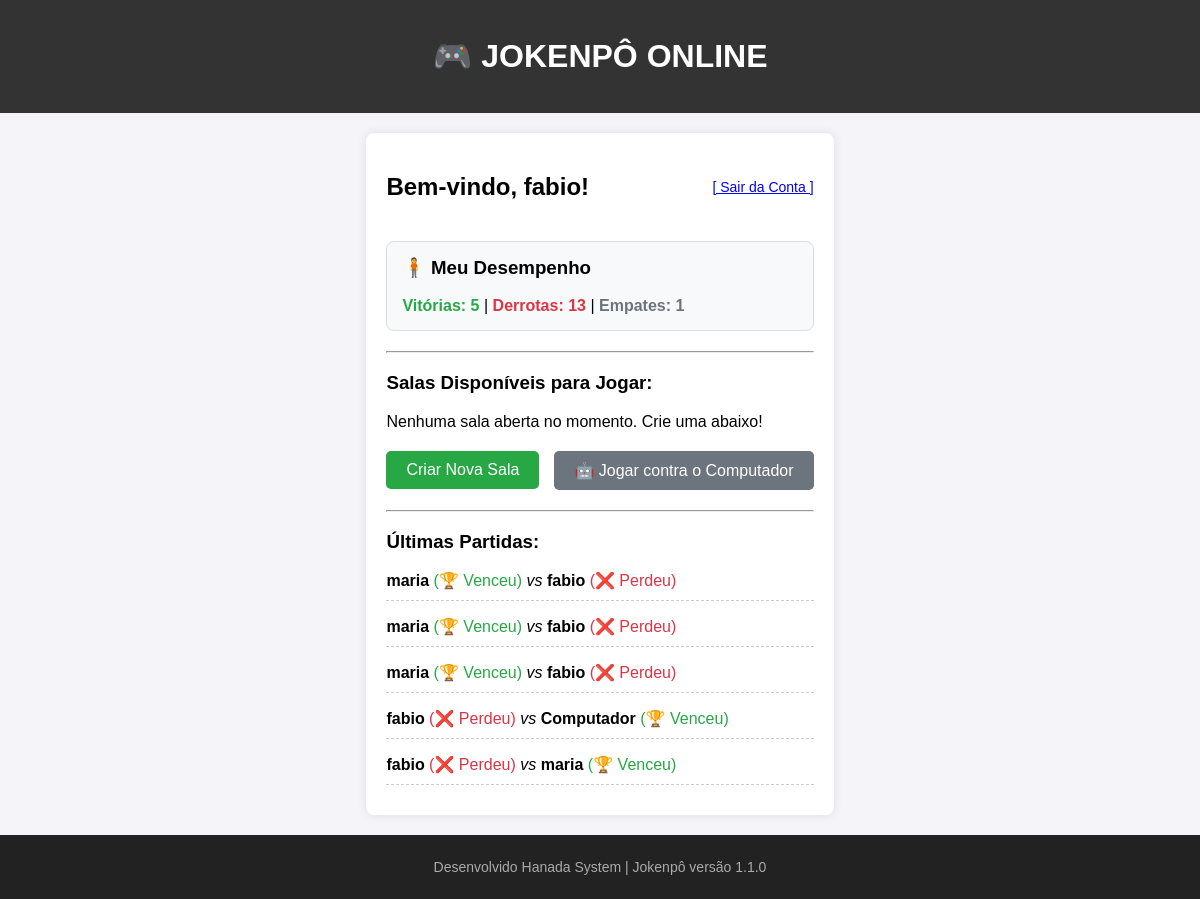
The app's page / (signed in) with its own data.
### jogo/models.py (models this page shows, shortened)
class Sala(models.Model):
    jogador1 = models.ForeignKey(User, related_name='jogos_como_j1', on_delete=models.CASCADE)
    jogador2 = models.ForeignKey(User, related_name='jogos_como_j2', on_delete=models.SET_NULL, null=True, blank=True)
    escolha_j1 = models.CharField(max_length=10, blank=True, null=True)
    escolha_j2 = models.CharField(max_length=10, blank=True, null=True)
    status = models.CharField(max_length=30, default='aguardando_oponente')
    resultado = models.CharField(max_length=20, blank=True, null=True)
    criado_em = models.DateTimeField(auto_now_add=True)

### jogo/views.py (the view)
# urls.py: 2. Add a URL to urlpatterns:  path('', views.home, name='home')
@login_required(login_url='/login/')
def home(request):
    usuario = request.user
    salas_aguardando = Sala.objects.filter(status='aguardando_oponente')
    partidas_finalizadas = Sala.objects.filter(
        (Q(jogador1=usuario) | Q(jogador2=usuario)) & Q(status__in=['finalizado', 'historico'])
    ).order_by('-criado_em')
    vitorias = 0
    derrotas = 0
    empates = 0
    for partida in partidas_finalizadas:
        if partida.resultado == 'empate':
            empates += 1
        elif (partida.jogador1 == usuario and partida.resultado == 'vitoria_j1') or \
             (partida.jogador2 == usuario and partida.resultado == 'vitoria_j2'):
            vitorias += 1
        else:
            derrotas += 1
    contexto = {
        'salas': salas_aguardando,
        'vitorias': vitorias,
        'derrotas': derrotas,
        'empates': empates,
        'historico': partidas_finalizadas[:5] # Pega apenas as últimas 5 partidas para não poluir a tela
    }
    return render(request, 'jogo/home.html', contexto)

### jogo/templates/jogo/home.html (shortened to what this page needs)
{% extends 'jogo/base.html' %}
{% block content %}
    <div>
        <div style="display: flex; justify-content: space-between; align-items: center;">
            <h2>Bem-vindo, {{ request.user.username }}!</h2>
            <a href="/login/" style="font-size: 14px;">[ Sair da Conta ]</a>
        </div>
        <div style="background: #f8f9fa; padding: 15px; border-radius: 8px; margin: 20px 0; border: 1px solid #ddd;">
            <h3 style="margin-top: 0;">🧍 Meu Desempenho</h3>
            <p style="font-size: 16px; margin-bottom: 0;">
                <strong style="color: #28a745;">Vitórias: {{ vitorias }}</strong> |
                <strong style="color: #dc3545;">Derrotas: {{ derrotas }}</strong> |
                <strong style="color: #6c757d;">Empates: {{ empates }}</strong>
            </p>
        </div>
        <hr>
        <h3>Salas Disponíveis para Jogar:</h3>
        {% if not salas %}
            <p>Nenhuma sala aberta no momento. Crie uma abaixo!</p>
        {% endif %}
        <div style="display: flex; gap: 15px; align-items: center; margin: 20px 0;">
            <form action="{% url 'criar_sala' %}" method="POST" style="margin: 0;">
                <button type="submit" style="padding: 10px 20px; background: #28a745; color: white; border: none; border-radius: 5px; cursor: pointer; font-size: 16px;">
                    Criar Nova Sala
                </button>
            </form>
            <form action="{% url 'criar_sala_computador' %}" method="POST" style="margin: 0;">
                <button type="submit" style="padding: 10px 20px; background: #6c757d; color: white; border: none; border-radius: 5px; cursor: pointer; font-size: 16px;">
                    🤖 Jogar contra o Computador
                </button>
            </form>
        </div>
        <hr>
        <h3>Últimas Partidas:</h3>
        <div style="margin-top: 15px;">
            {% for partida in historico %}
                <p style="border-bottom: 1px dashed #ccc; padding-bottom: 10px; margin-bottom: 10px;">
                    <b>{{ partida.jogador1.username }}</b>
                    {% if partida.resultado == 'vitoria_j1' %}
                        <span style="color: #28a745;">(🏆 Venceu)</span>
                    {% elif partida.resultado == 'vitoria_j2' %}
                        <span style="color: #dc3545;">(❌ Perdeu)</span>
                    {% elif partida.resultado == 'empate' %}
                        <span style="color: #6c757d;">(🤝 Empate)</span>
                    {% endif %}
                    <i> vs </i>
                    <b>{{ partida.jogador2.username }}</b>
                    {% if partida.resultado == 'vitoria_j2' %}
                        <span style="color: #28a745;">(🏆 Venceu)</span>
                    {% elif partida.resultado == 'vitoria_j1' %}
                        <span style="color: #dc3545;">(❌ Perdeu)</span>
                    {% elif partida.resultado == 'empate' %}
                        <span style="color: #6c757d;">(🤝 Empate)</span>
                    {% endif %}
                </p>
            {% empty %}
                <p>Nenhuma partida finalizada ainda.</p>
            {% endfor %}
        </div>
    </div>
{% endblock %}

### jogo/templates/jogo/base.html (style rules this page uses)
body { font-family: Arial, sans-serif; background-color: #f4f4f9; margin: 0; padding: 0; display: flex; flex-direction: column; min-height: 100vh; }

### records on screen
Sala: jogador1.username "maria", resultado "(🏆 Venceu)", jogador2.username "fabio"
Sala: jogador1.username "maria", resultado "(🏆 Venceu)", jogador2.username "fabio"
Sala: jogador1.username "maria", resultado "(🏆 Venceu)", jogador2.username "fabio"
Sala: jogador1.username "fabio", resultado "(❌ Perdeu)", jogador2.username "Computador"
Sala: jogador1.username "fabio", resultado "(❌ Perdeu)", jogador2.username "maria"

### other values on screen
{{ request.user.username }} "fabio"
{{ vitorias }} "5"
{{ derrotas }} "13"
{{ empates }} "1"
